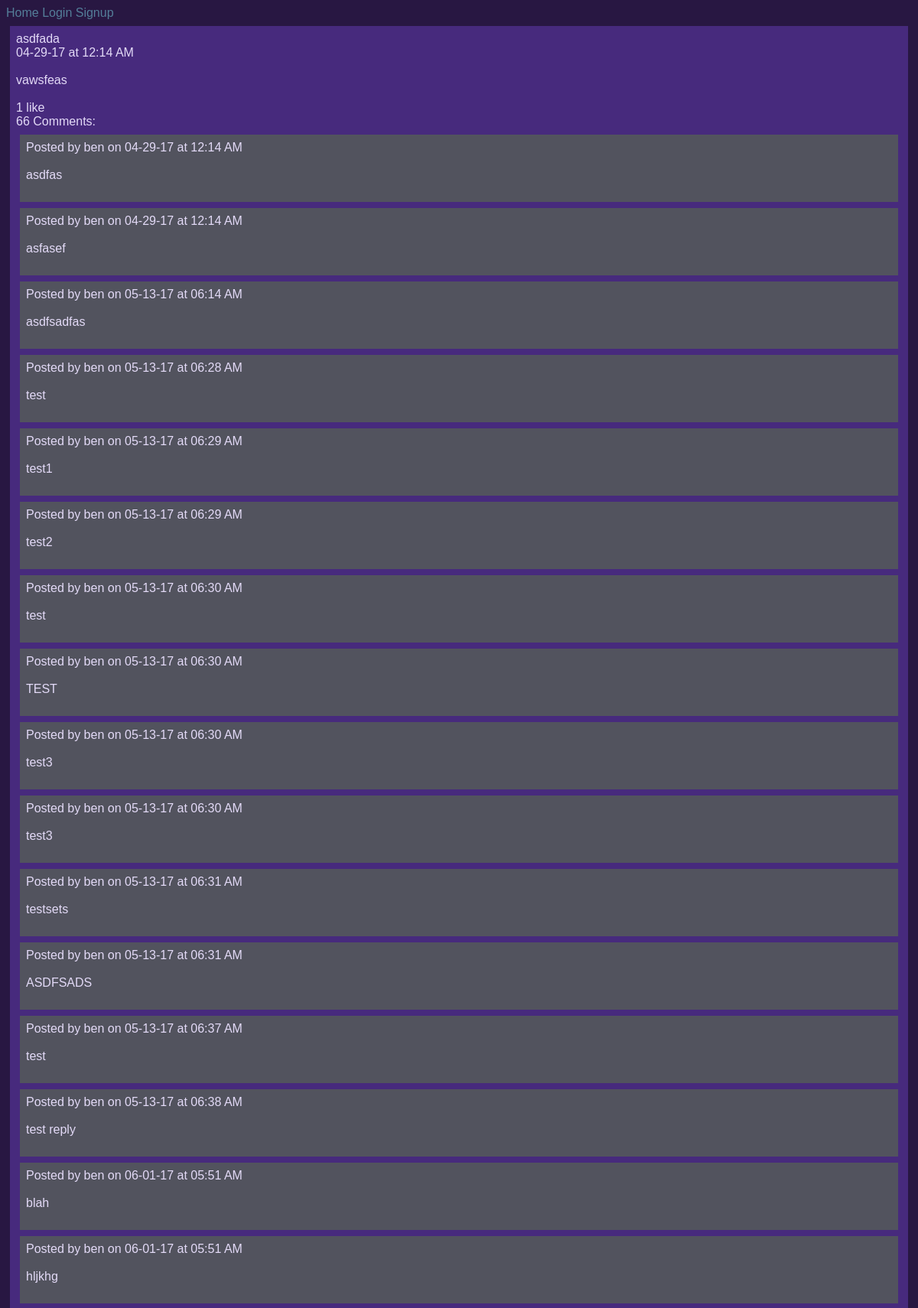
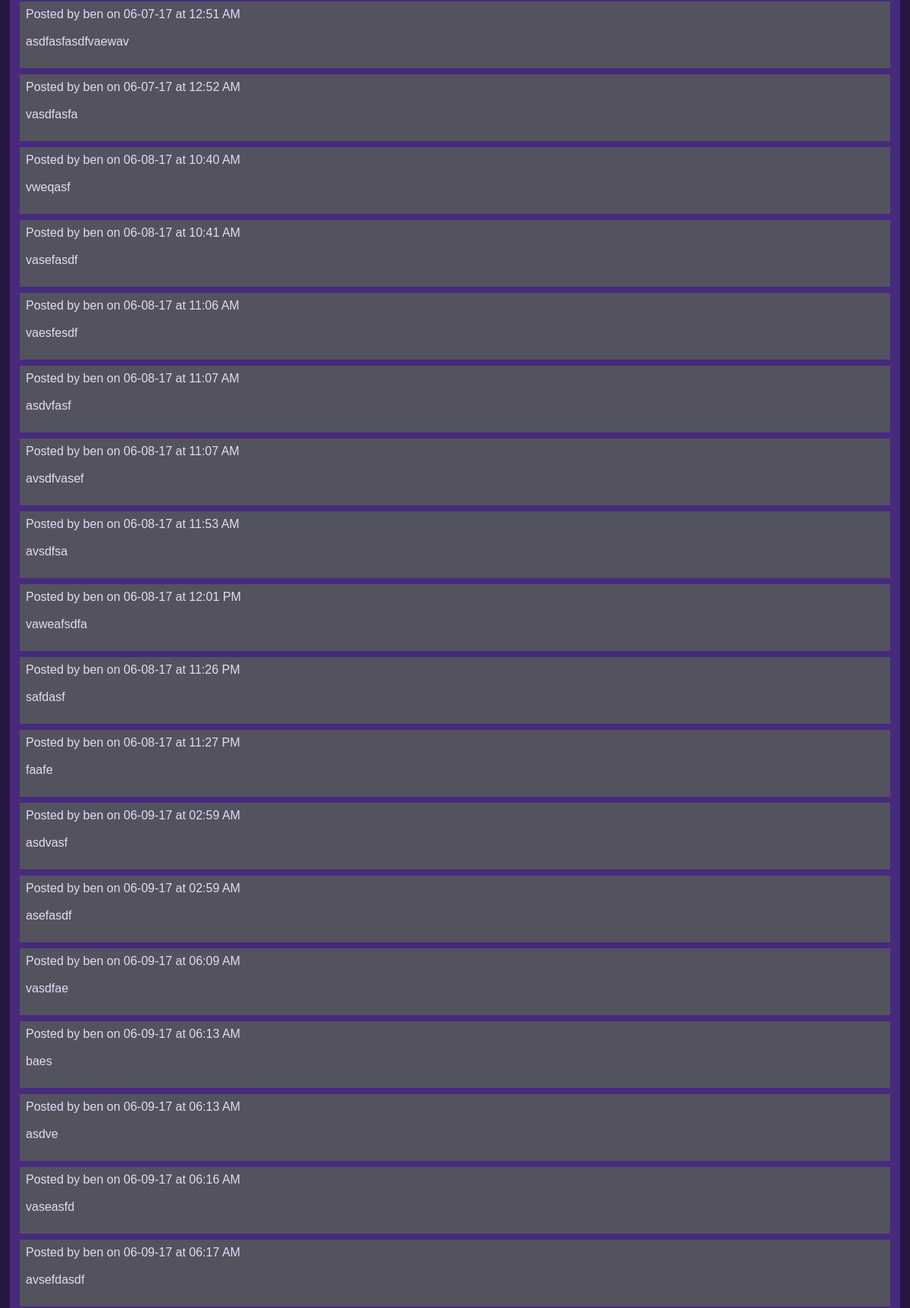
/ben/posts/18/ (upper part), run on the app's committed database (2 pictures, top to bottom).
### posts/models.py (models this page shows)
class Post(models.Model):
        title = models.CharField(max_length=100)
        pub_date = models.DateTimeField('date published', auto_now_add=True)
        body = models.TextField()
        user = models.ForeignKey(User, on_delete=models.CASCADE, null=True)
        def utc_to_local(self, utc_datetime):
	        return utc_datetime.astimezone(tz=None)
        def __str__(self):
	        date = self.utc_to_local(self.pub_date).strftime('%m-%d-%y')
	        time = self.utc_to_local(self.pub_date).strftime('%I:%M %p')
	        return '%s at %s \n\n %s \n\n' % (date, time, self.body)

### comments/models.py (models this page shows)
class Comment(models.Model):
    body = models.TextField()
    pub_date = models.DateTimeField('date published', auto_now_add=True)
    post = models.ForeignKey(Post, on_delete=models.CASCADE)
    user = models.ForeignKey(User, on_delete=models.CASCADE)
    def utc_to_local(self, utc_datetime):
        return utc_datetime.astimezone(tz=None)
    def __str__(self):
        date = self.utc_to_local(self.pub_date).strftime('%m-%d-%y')
        time = self.utc_to_local(self.pub_date).strftime('%I:%M %p')
        return '%s at %s \n\n %s \n\n' % (date, time, self.body)

### posts/views.py (the view)
# urls.py: url(r'^(?P<post_number>\d+)/$', views.displayPost, name='display-post'),
def displayPost(request, username, post_number):
    post = Post.objects.get(user=User.objects.get(username=username), id=post_number)
    comments = Comment.objects.filter(post=post)
    if request.method == "POST":
        comment_text = request.POST.get('the_comment')
        comment = Comment(body=comment_text, post=post, user=request.user)
        comment.save()
        user = request.user.username
        num_comments = post.comment_set.count()
        response_data = {
        'comment': str(comment),
        'comment_id': comment.id,
        'user':user,
        'comment_count': num_comments
        }
        return JsonResponse(response_data)
    else:
        comment_form = CommentForm()
        reply_form = ReplyForm()
    num_comments = post.comment_set.count()
    context = {
        'post': post,
        'comments':comments,
        'num_comments':num_comments,
        'comment_form': comment_form,
        'reply_form': reply_form # not initially in template. generated via ajax call if user clicks on reply link.
    }
    return render(request, 'posts/single_post.html', context)

### posts/templatetags/likes_features.py (called while the page is built)
@register.simple_tag
def like_text(count):
	if count == 1:
		return str(count) + " like"
	else:
		return str(count) + " likes"

@register.simple_tag
def comment_text(count):
	if count == 1:
		return str(count) + " Comment"
	else:
		return str(count) + " Comments"

### posts/templates/posts/single_post.html (shortened to what this page needs)
{% extends 'Blog/base.html' %}
{% load likes_features %}
{% block content %}
<div class="post">
{{ post.title|linebreaksbr }}<br>
{{ post|linebreaksbr }}
<span class="likes" id="like-{{ post.id }}">
{% like_text post.like_set.count %}
</span>
<div id="comment-section">
<span id="comment-count">{% comment_text post.comment_set.count %}:</span><br>
{% for comment in comments %}
	<div class="comment">
	Posted by {{ comment.user }} on
	{{ comment|linebreaksbr }}
	</div>
{% endfor %}
</div>
</div>
{% endblock content %}

### static/Blog/site.css (style rules this page uses)
body { color: #E3DAF7; background-color: #281742; font-family: Arial, Georgia, serif; }
.post { background-color: #472A7D; padding: 8px; margin: 8px 5px; }
.comment { background-color: #52535E; padding: 8px; margin: 8px 5px; }

### data on the page
Post: title "asdfada", pub_date+body "04-29-17 at 12:14 AM vawsfeas", id "1 like", id "66 Comments"
Comment: user "ben", pub_date+body "04-29-17 at 12:14 AM asdfas"
Comment: user "ben", pub_date+body "04-29-17 at 12:14 AM asfasef"
Comment: user "ben", pub_date+body "05-13-17 at 06:14 AM asdfsadfas"
Comment: user "ben", pub_date+body "05-13-17 at 06:28 AM test"
Comment: user "ben", pub_date+body "05-13-17 at 06:29 AM test1"
Comment: user "ben", pub_date+body "05-13-17 at 06:29 AM test2"
Comment: user "ben", pub_date+body "05-13-17 at 06:30 AM test"
Comment: user "ben", pub_date+body "05-13-17 at 06:30 AM TEST"
Comment: user "ben", pub_date+body "05-13-17 at 06:30 AM test3"
Comment: user "ben", pub_date+body "05-13-17 at 06:30 AM test3"
Comment: user "ben", pub_date+body "05-13-17 at 06:31 AM testsets"
Comment: user "ben", pub_date+body "05-13-17 at 06:31 AM ASDFSADS"
Comment: user "ben", pub_date+body "05-13-17 at 06:37 AM test"
Comment: user "ben", pub_date+body "05-13-17 at 06:38 AM test reply"
Comment: user "ben", pub_date+body "06-01-17 at 05:51 AM blah"
Comment: user "ben", pub_date+body "06-01-17 at 05:51 AM hljkhg"
Comment: user "ben", pub_date+body "06-07-17 at 12:51 AM asdfasfasdfvaewav"
Comment: user "ben", pub_date+body "06-07-17 at 12:52 AM vasdfasfa"
Comment: user "ben", pub_date+body "06-08-17 at 10:40 AM vweqasf"
Comment: user "ben", pub_date+body "06-08-17 at 10:41 AM vasefasdf"
Comment: user "ben", pub_date+body "06-08-17 at 11:06 AM vaesfesdf"
Comment: user "ben", pub_date+body "06-08-17 at 11:07 AM asdvfasf"
Comment: user "ben", pub_date+body "06-08-17 at 11:07 AM avsdfvasef"
Comment: user "ben", pub_date+body "06-08-17 at 11:53 AM avsdfsa"
Comment: user "ben", pub_date+body "06-08-17 at 12:01 PM vaweafsdfa"
Comment: user "ben", pub_date+body "06-08-17 at 11:26 PM safdasf"
Comment: user "ben", pub_date+body "06-08-17 at 11:27 PM faafe"
Comment: user "ben", pub_date+body "06-09-17 at 02:59 AM asdvasf"
Comment: user "ben", pub_date+body "06-09-17 at 02:59 AM asefasdf"
Comment: user "ben", pub_date+body "06-09-17 at 06:09 AM vasdfae"
Comment: user "ben", pub_date+body "06-09-17 at 06:13 AM baes"
Comment: user "ben", pub_date+body "06-09-17 at 06:13 AM asdve"
Comment: user "ben", pub_date+body "06-09-17 at 06:16 AM vaseasfd"
Comment: user "ben", pub_date+body "06-09-17 at 06:17 AM avsefdasdf"
